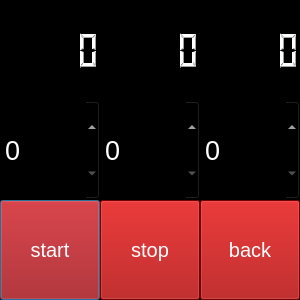
<?xml version="1.0" encoding="UTF-8"?>
<ui version="4.0">
 <class>Dialog2</class>
 <widget class="QDialog" name="Dialog2">
  <property name="geometry">
   <rect>
    <x>0</x>
    <y>0</y>
    <width>300</width>
    <height>300</height>
   </rect>
  </property>
  <property name="windowTitle">
   <string>Dialog</string>
  </property>
  <property name="styleSheet">
   <string notr="true">background-color: rgb(0, 0, 0);</string>
  </property>
  <widget class="QPushButton" name="start">
   <property name="geometry">
    <rect>
     <x>0</x>
     <y>200</y>
     <width>100</width>
     <height>100</height>
    </rect>
   </property>
   <property name="font">
    <font>
     <pointsize>15</pointsize>
    </font>
   </property>
   <property name="styleSheet">
    <string notr="true">background-color: rgb(164, 0, 0);
color: rgb(255, 255, 255);</string>
   </property>
   <property name="text">
    <string>start</string>
   </property>
  </widget>
  <widget class="QLCDNumber" name="hoursDisplay">
   <property name="geometry">
    <rect>
     <x>0</x>
     <y>0</y>
     <width>100</width>
     <height>100</height>
    </rect>
   </property>
   <property name="styleSheet">
    <string notr="true">color: rgb(255, 255, 255);
background-color: rgb(0, 0, 0);</string>
   </property>
  </widget>
  <widget class="QSpinBox" name="hours">
   <property name="geometry">
    <rect>
     <x>0</x>
     <y>100</y>
     <width>100</width>
     <height>100</height>
    </rect>
   </property>
   <property name="font">
    <font>
     <pointsize>20</pointsize>
    </font>
   </property>
   <property name="styleSheet">
    <string notr="true">background-color: rgb(0, 0, 0);
color: rgb(255, 255, 255);</string>
   </property>
  </widget>
  <widget class="QLCDNumber" name="secondsDisplay">
   <property name="geometry">
    <rect>
     <x>200</x>
     <y>0</y>
     <width>100</width>
     <height>100</height>
    </rect>
   </property>
   <property name="styleSheet">
    <string notr="true">color: rgb(255, 255, 255);
background-color: rgb(0, 0, 0);</string>
   </property>
  </widget>
  <widget class="QLCDNumber" name="minutesDisplay">
   <property name="geometry">
    <rect>
     <x>100</x>
     <y>0</y>
     <width>100</width>
     <height>100</height>
    </rect>
   </property>
   <property name="styleSheet">
    <string notr="true">color: rgb(255, 255, 255);
background-color: rgb(0, 0, 0);</string>
   </property>
  </widget>
  <widget class="QSpinBox" name="seconds">
   <property name="geometry">
    <rect>
     <x>200</x>
     <y>100</y>
     <width>100</width>
     <height>100</height>
    </rect>
   </property>
   <property name="font">
    <font>
     <pointsize>20</pointsize>
    </font>
   </property>
   <property name="styleSheet">
    <string notr="true">background-color: rgb(0, 0, 0);
color: rgb(255, 255, 255);</string>
   </property>
  </widget>
  <widget class="QSpinBox" name="minutes">
   <property name="geometry">
    <rect>
     <x>100</x>
     <y>100</y>
     <width>100</width>
     <height>100</height>
    </rect>
   </property>
   <property name="font">
    <font>
     <pointsize>20</pointsize>
    </font>
   </property>
   <property name="styleSheet">
    <string notr="true">background-color: rgb(0, 0, 0);
color: rgb(255, 255, 255);</string>
   </property>
  </widget>
  <widget class="QPushButton" name="back">
   <property name="geometry">
    <rect>
     <x>200</x>
     <y>200</y>
     <width>100</width>
     <height>100</height>
    </rect>
   </property>
   <property name="font">
    <font>
     <pointsize>15</pointsize>
    </font>
   </property>
   <property name="styleSheet">
    <string notr="true">background-color: rgb(164, 0, 0);
color: rgb(255, 255, 255);</string>
   </property>
   <property name="text">
    <string>back</string>
   </property>
  </widget>
  <widget class="QPushButton" name="stop">
   <property name="geometry">
    <rect>
     <x>100</x>
     <y>200</y>
     <width>100</width>
     <height>100</height>
    </rect>
   </property>
   <property name="font">
    <font>
     <pointsize>15</pointsize>
    </font>
   </property>
   <property name="styleSheet">
    <string notr="true">background-color: rgb(164, 0, 0);
color: rgb(255, 255, 255);</string>
   </property>
   <property name="text">
    <string>stop</string>
   </property>
  </widget>
 </widget>
 <resources/>
 <connections/>
</ui>
